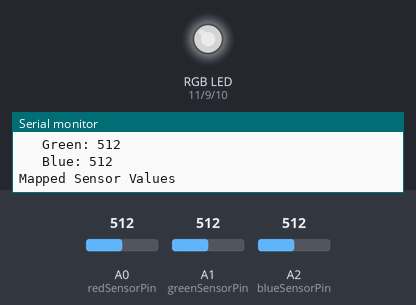
This sketch was run on a simulated Arduino Uno, built with avr-gcc and run on an emulated ATmega328P. Shown: an RGB LED mixed from three pins (HIGH = lit), the last lines printed to the serial monitor. The test bench sets the inputs (shaded band); at power-on: A0 (redSensorPin) = 512, A1 (greenSensorPin) = 512, A2 (blueSensorPin) = 512. Dim RGB values are drawn brighter than linear.

Above: at 1.2 s.
1.3 s: A0 (redSensorPin) set to 716
At 2.2 s:
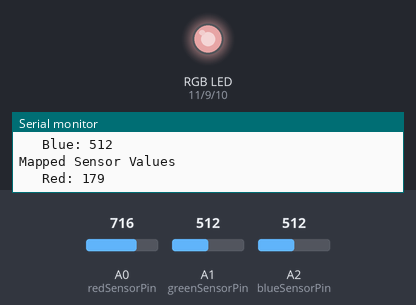
2.9 s: A1 (greenSensorPin) set to 410
At 3.7 s:
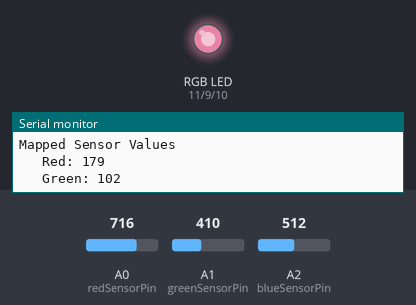
5.9 s: A1 (greenSensorPin) set to 385
At 7.0 s:
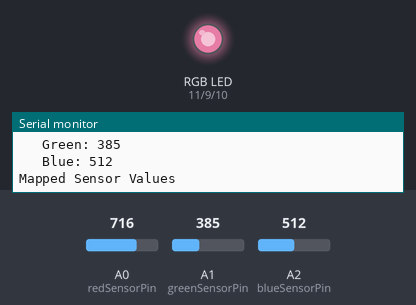
8.9 s: A2 (blueSensorPin) set to 42
At 9.6 s:
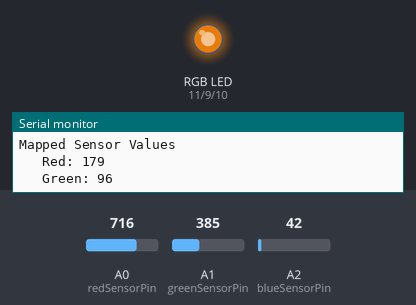
10.5 s: A2 (blueSensorPin) set to 34
At 11.8 s:
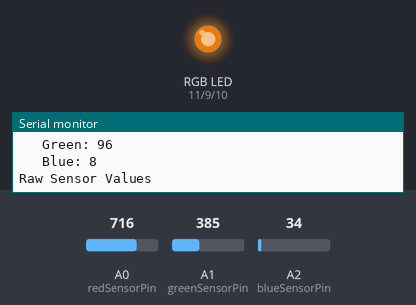
12.1 s: A0 (redSensorPin) set to 990
At 13.5 s:
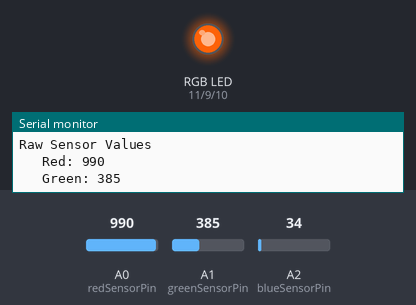
13.8 s: A0 (redSensorPin) set to 1014
Timing chart, 0 to 16.8 s (numbered marks = the images above; inputs shaded):
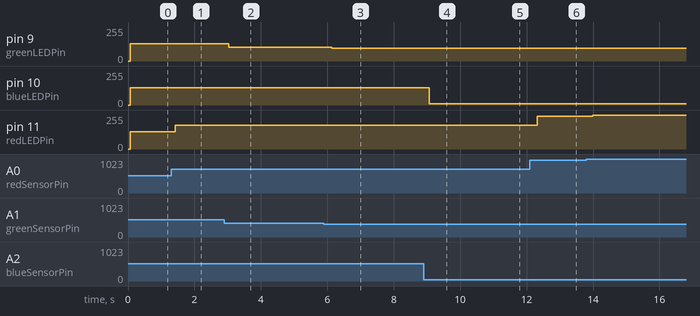

Measured:
- after the input at 1.3 s, pin 11 (redLEDPin): 128/255 → 179/255 after 0.13 s
- after the input at 2.9 s, pin 9 (greenLEDPin): 128/255 → 102/255 after 0.14 s
- after the input at 5.9 s, pin 9 (greenLEDPin): 102/255 → 96/255 after 0.23 s
- after the input at 8.9 s, pin 10 (blueLEDPin): 128/255 → 10/255 after 0.17 s
- after the input at 10.5 s, pin 10 (blueLEDPin): 10/255 → 8/255 after 0.14 s
- after the input at 12.1 s, pin 11 (redLEDPin): 179/255 → 247/255 after 0.21 s
- after the input at 13.8 s, pin 11 (redLEDPin): 247/255 → 253/255 after 0.19 s

The sketch:

beginnerProject_4.ino
```cpp
// Arduino Project #4 using phototransistors and an RGB LED!

const int greenLEDPin = 9;
const int redLEDPin = 11;
const int blueLEDPin = 10;

const int redSensorPin = A0;
const int greenSensorPin = A1;
const int blueSensorPin = A2;

int redValue = 0;
int greenValue = 0;
int blueValue = 0;

int redSensorValue = 0;
int greenSensorValue = 0;
int blueSensorValue = 0;

void setup() {

Serial.begin(9600);

pinMode(greenLEDPin,OUTPUT);
pinMode(redLEDPin,OUTPUT);
pinMode(blueLEDPin,OUTPUT);

}

void loop() {
redSensorValue = analogRead(redSensorPin);
delay(5);
greenSensorValue = analogRead(greenSensorPin);
delay(5);
blueSensorValue = analogRead(blueSensorPin);

Serial.println("Raw Sensor Values");
Serial.print("\t Red: ");
Serial.println(redSensorValue);
Serial.print("\t Green: ");
Serial.println(greenSensorValue);
Serial.print("\t Blue: ");
Serial.println(blueSensorValue);

redValue = redSensorValue/4;
greenValue = greenSensorValue/4;
blueValue = blueSensorValue/4;

Serial.println("Mapped Sensor Values");
Serial.print("\t Red: ");
Serial.println(redValue);
Serial.print("\t Green: ");
Serial.println(greenValue);
Serial.print("\t Blue: ");
Serial.println(blueValue);

analogWrite(redLEDPin, redValue);
analogWrite(greenLEDPin, greenValue);
analogWrite(blueLEDPin, blueValue);


}
```
